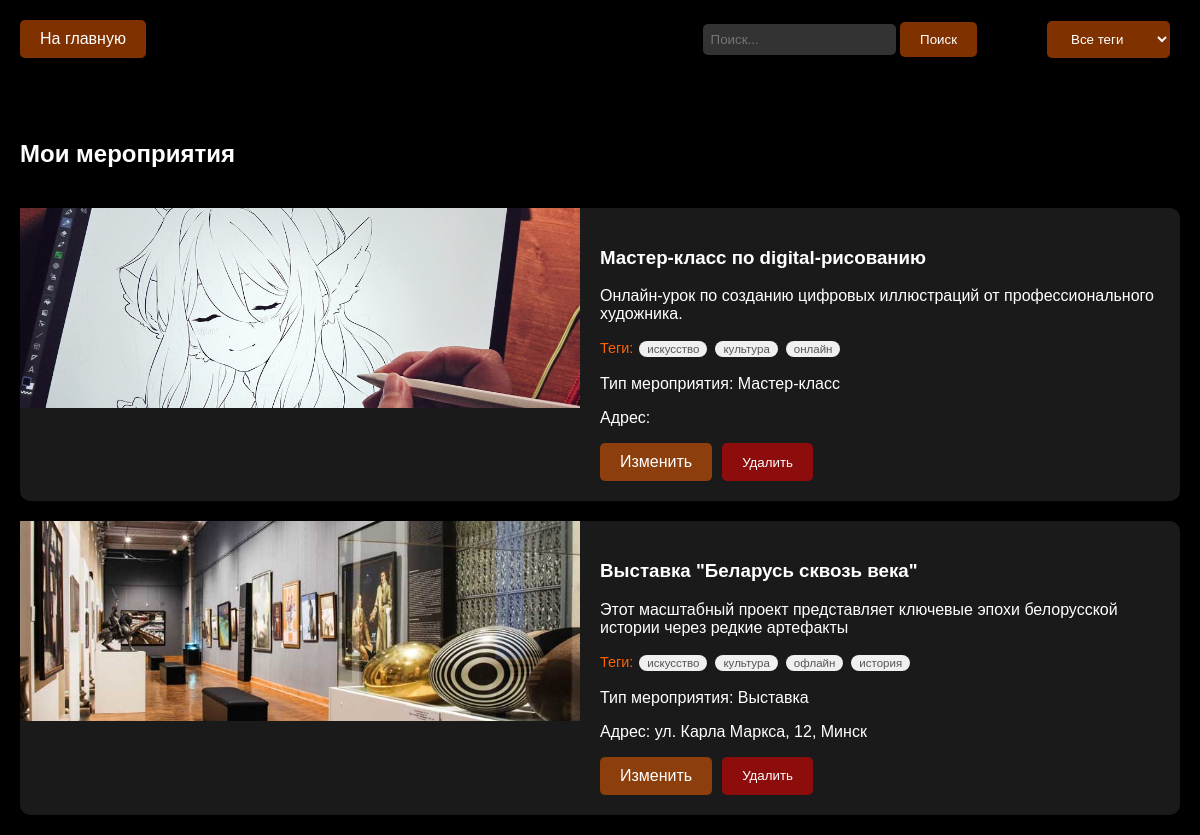
Page /my_events (signed in) on the committed database.
### app/app.py (models this page shows)
class Event(db.Model):
    id = db.Column(db.Integer, primary_key=True)
    title = db.Column(db.String(100), nullable=False)
    description = db.Column(db.Text, nullable=False)
    organizer_id = db.Column(db.Integer, db.ForeignKey('user.id'), nullable=False)
    format = db.Column(db.String(20), nullable=False)  # 'online' или 'offline'
    location_name = db.Column(db.String(200))  # Название места
    location_address = db.Column(db.String(200))  # Физический адрес
    online_info = db.Column(db.Text)  # Информация для онлайн мероприятий
    date_time = db.Column(db.DateTime, nullable=False)
    duration = db.Column(db.Integer, nullable=False)
    image_url = db.Column(db.String(200))
    lat = db.Column(db.Float)
    lng = db.Column(db.Float)
    event_type = db.Column(db.String(50))
    created_at = db.Column(db.DateTime, default=datetime.utcnow)
    is_active = db.Column(db.Boolean, default=True)
    is_private = db.Column(db.Boolean, default=False)
    password = db.Column(db.String(100))  # Пароль для приватных мероприятий
    organizer = db.relationship('User', backref='events')
    tags = db.relationship('Tag', secondary='event_tag', backref='events')
    user_statuses = db.relationship(
        'UserEventStatus',
        backref=db.backref('event', lazy='joined'),
        lazy='dynamic'
    )

class Tag(db.Model):
    id = db.Column(db.Integer, primary_key=True)
    name = db.Column(db.String(50), unique=True, nullable=False)

### app/app.py (the view, shortened to what this page needs)
@app.route('/my_events')
def my_events():
    if 'username' not in session or session['role'] != 'organizer':
        return redirect(url_for('home'))
    search_query = request.args.get('search', '').strip()
    selected_tag = request.args.get('tag', '').strip()
    user = User.query.filter_by(username=session['username']).first()
    query = Event.query.filter_by(organizer_id=user.id, is_active=True)
    if selected_tag:
        tag = Tag.query.filter_by(name=selected_tag).first()
        if tag:
            query = query.join(Event.tags).filter(Tag.id == tag.id)
    events = query.all()
    tags = Tag.query.all()
    return render_template('my_events.html', events=events, tags=tags)

### app/app.py (called while the page is built, shortened)
@app.context_processor
def inject_user():
    if 'username' in session:
        user = User.query.filter_by(username=session['username']).first()
        return {'current_user': user}
    return {}

@app.context_processor
def inject_validation_counts():
    return {}

@app.context_processor
def inject_friend_requests_count():
    if 'username' in session:
        user = User.query.filter_by(username=session['username']).first()
        if user:
            pending_requests = Friendship.query.filter_by(
                friend_id=user.id,
                status='pending'
            ).count()
            return {'pending_friend_requests': pending_requests}
    return {}

### app/templates/my_events.html (shortened to what this page needs)
<!DOCTYPE html>
<html>
<head>
    <link rel="stylesheet" href="{{ url_for('static', filename='styles.css') }}">
</head>
<body>
    <div class="header">
        <a href="{{ url_for('home') }}" class="menu-btn">На главную</a>
        <div class="menu-buttons">
            <div class="search-container">
                <form method="GET" action="{{ url_for('my_events') }}">
                    <input class="search-input" type="text" name="search" placeholder="Поиск..." value="{{ request.args.get('search', '') }}">
                    <button class="menu-btn" type="submit">Поиск</button>
                </form>
            </div>
            <select class="menu-btn" onchange="filterPosts('tag', this.value)">
                <option value="">Все теги</option>
            </select>
        </div>
    </div>
    <div class="posts-container">
        <h2>Мои мероприятия</h2>
        {% for event in events %}
        <div class="post"
             data-event-id="{{ event.id }}"
             data-title="{{ event.title | escape }}"
             data-description="{{ event.description | escape }}"
             data-location-name="{{ event.location_name | escape if event.location_name else '' }}"
             data-tags="{{ event.tags|map(attribute='name')|join(', ') | escape }}"
             data-event-type="{{ event.event_type | escape }}"
             data-location-address="{{ event.location_address | escape if event.location_address else '' }}"
             data-lat="{{ event.lat | default(0) }}"
             data-lng="{{ event.lng | default(0) }}"
             data-image-url="{{ event.image_url | default('', true) | escape }}"
             data-is-private="{{ 'true' if event.is_private else 'false' }}"
             data-format="{{ event.format }}"
             data-online-info="{{ event.online_info | escape if event.online_info else '' }}"
             data-date-time="{{ event.date_time.strftime('%Y-%m-%dT%H:%M:%S') }}"
             data-duration="{{ event.duration }}"
             data-organizer-username="{{ event.organizer.username }}"
             onclick="handlePostClick(this)">
            <img class="post-image"
                 src="{{ url_for('static', filename=event.image_url) if event.image_url else url_for('static', filename='images/no-image.jpg') }}"
                 alt="{{ event.title }}"
                 onerror="this.onerror=null;this.src='{{ url_for('static', filename='images/no-image.jpg') }}'">
            <div class="post-content">
                <h3>{{ event.title }}</h3>
                <p>{{ event.description|truncate(100) }}</p>
                <p class="tags">Теги:
                    {% for tag in event.tags %}
                        <span class="tag">{{ tag.name }}</span>
                    {% endfor %}
                </p>
                <p>Тип мероприятия: {{ event.event_type }}</p>
                <p>Адрес: {{ event.location_address }}</p>
                <div class="event-actions">
                    <a href="{{ url_for('edit_event', event_id=event.id) }}" class="menu-btn">Изменить</a>
                    <button onclick="confirmDelete({{ event.id }})" class="menu-btn delete-btn">Удалить</button>
                </div>
            </div>
        </div>
        {% endfor %}
    </div>
</body>
</html>

### app/static/styles.css (style rules this page uses)
body { margin: 0; padding: 0; background: #000000; color: #ffffff; font-family: Arial, sans-serif; }
.header { background: rgba(0, 0, 0, 0.8); padding: 20px; display: flex; align-items: center; justify-content: space-between; position: fixed; width: 100%; top: 0; z-index: 1000; }
.menu-buttons { display: flex; gap: 20px; align-items: center; }
.menu-btn { padding: 10px 20px; background: rgba(255, 98, 0, 0.5); border: none; color: white; cursor: pointer; border-radius: 5px; transition: background 0.3s ease; text-decoration: none; }
.search-container { display: flex; gap: 10px; }
.search-input { padding: 8px; background: #333333; border: none; color: white; border-radius: 5px; }
.posts-container { margin-top: 100px; padding: 20px; display: grid; gap: 20px; }
.post { display: flex; background: #1a1a1a; border-radius: 10px; overflow: hidden; cursor: pointer; transition: transform 0.2s; position: relative; overflow: visible !important; }
.post-image { width: 50%; height: 200px; object-fit: cover; position: sticky; top: 0; }
.post-content { width: 50%; padding: 20px; }
.tags { font-size: 0.9em; color: #ff6200; }
.tag { display: inline-block; background-color: #f0f0f0; padding: 2px 8px; margin: 2px; border-radius: 12px; font-size: 0.8em; color: #555; }
.event-actions { display: flex; gap: 10px; margin-top: 15px; }
.delete-btn { background: rgba(255, 0, 0, 0.5); }
.header .menu-btn:last-child { margin-right: 50px; }

### rows in the picture
Event: image_url (picture), title "Мастер-класс по digital-рисованию", description "Онлайн-урок по созданию цифровых иллюстраций от профессионального художника.", event_type "Мастер-класс"
Tag: name "искусство"
Tag: name "культура"
Tag: name "онлайн"
Event: image_url (picture), title "Выставка \"Беларусь сквозь века\"", description "Этот масштабный проект представляет ключевые эпохи белорусской истории через редкие артефакты", event_type "Выставка", location_address "ул. Карла Маркса, 12, Минск"
Tag: name "офлайн"
Tag: name "история"
